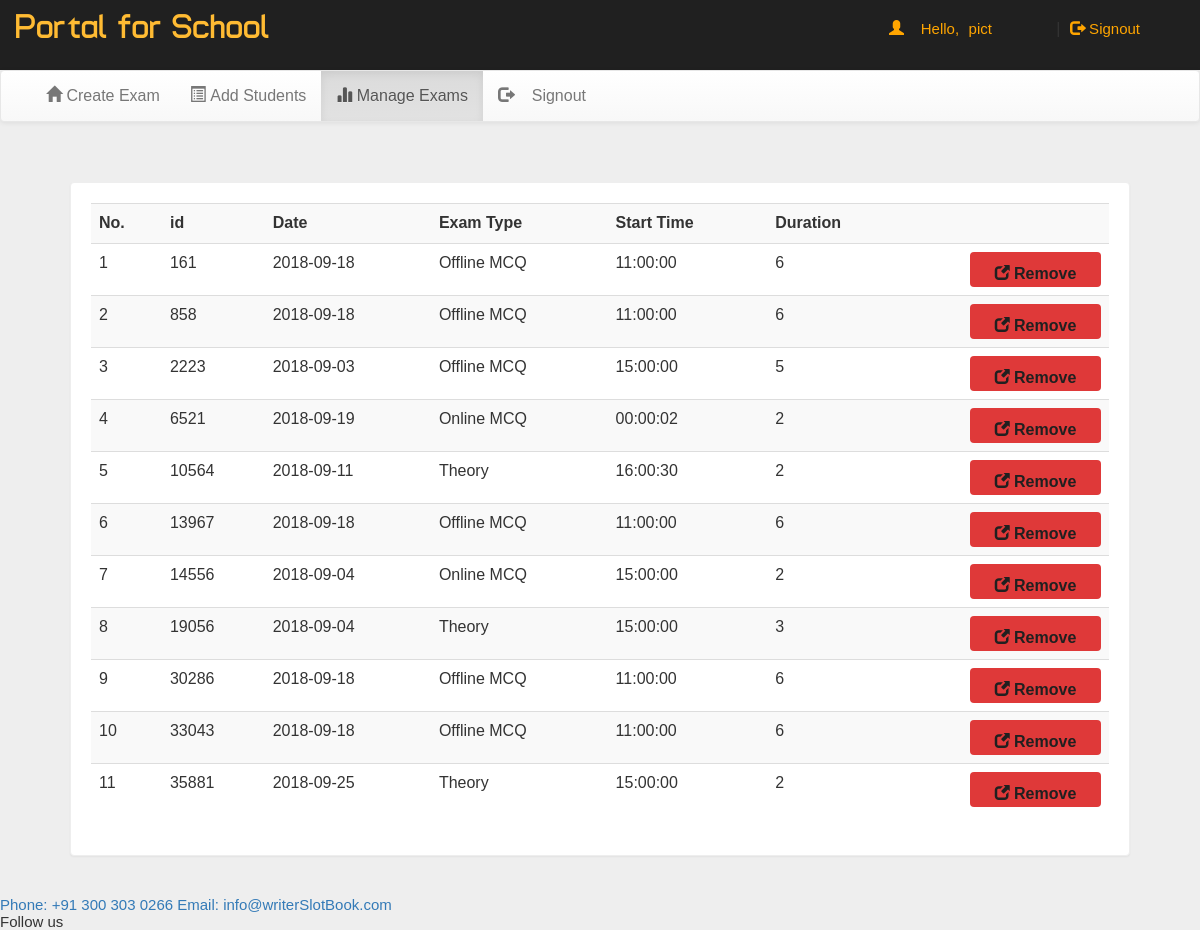
Page /exam/School_Portal.php?q=3 (signed in) on the committed database.
### tables this page shows
CREATE TABLE `Exam` (
  `id` int(11) NOT NULL,
  `date` date DEFAULT NULL,
  `username` varchar(20) DEFAULT NULL,
  `flag_full` int(11) DEFAULT NULL,
  `type` varchar(20) DEFAULT NULL,
  `start_time` time DEFAULT NULL,
  `duration` float DEFAULT NULL,
  PRIMARY KEY (`id`),
  KEY `username` (`username`),
  CONSTRAINT `Exam_ibfk_1` FOREIGN KEY (`username`) REFERENCES `School` (`username`) ON DELETE CASCADE
);

### exam/School_Portal.php (the view, shortened to what this page needs)
<?php
    if(!(isset($_SESSION['userId']))){
       header('location: http://localhost/clever/index.php');
    }
    else
    {
    $username = $_SESSION['userId'];
    require_once '../actions/db_connect.php';
    echo '<span class="pull-right top title1" ><span class="log1"><span class="glyphicon glyphicon-user" aria-hidden="true"></span>&nbsp;&nbsp;&nbsp;&nbsp;Hello,</span> <a href="School_Portal.php?q=1" class="log log1">'.$username.'</a>&nbsp;|&nbsp;<a href="logout.php" class="log"><span class="glyphicon glyphicon-log-out" aria-hidden="true"></span>&nbsp;Signout</button></a></span>';
    }
 ?>
<!DOCTYPE html PUBLIC "-//W3C//DTD XHTML 1.0 Transitional//EN" "http://www.w3.org/TR/xhtml1/DTD/xhtml1-transitional.dtd">
<html xmlns="http://www.w3.org/1999/xhtml">
<head>
<link  rel="stylesheet" href="css/bootstrap.min.css"/>
 <link  rel="stylesheet" href="css/bootstrap-theme.min.css"/>
 <link rel="stylesheet" href="css/main.css">
 <link rel="stylesheet" href="css/popup.css">
 <link  rel="stylesheet" href="css/font.css">
</head>
<?php
require_once '../actions/db_connect.php';
?>
<body>
<div class="header">
<div class="row">
<div class="col-lg-6">
<span class="logo">Portal for School</span></div>
<div class="col-md-4 col-md-offset-2">
</div>
</div></div>
<div class="bg">
<nav class="navbar navbar-default title1">
  <div class="container-fluid">
    <div class="collapse navbar-collapse" id="bs-example-navbar-collapse-1">
      <ul class="nav navbar-nav">
        <li <?php if(@$_GET['q']==1) echo'class="active"'; ?> ><a href="School_Portal.php?q=1"><span class="glyphicon glyphicon-home" aria-hidden="true"></span>&nbsp;Create Exam<span class="sr-only">(current)</span></a></li>
        <li <?php if(@$_GET['q']==2) echo'class="active"'; ?>><a href="School_Portal.php?q=2"><span class="glyphicon glyphicon-list-alt" aria-hidden="true"></span>&nbsp;Add Students</a></li>
		<li <?php if(@$_GET['q']==3) echo'class="active"'; ?>><a href="School_Portal.php?q=3"><span class="glyphicon glyphicon-stats" aria-hidden="true"></span>&nbsp;Manage Exams</a></li>
		<li class="pull-right"> <a href="logout.php?q=School_Portal.php"><span class="glyphicon glyphicon-log-out" aria-hidden="true"></span>&nbsp;&nbsp;&nbsp;&nbsp;Signout</a></li>
		</ul>
      </div>
  </div>
</nav>
<div class="container">
<div class="row">
<div class="col-md-12">
<?php
if(@$_GET['q']== 3)
{
  ?>
  <div class="panel"><div class="table-responsive">
  <form action="" method="post">
  <table class="table table-striped title1">
  <tr>
  <td><b>No.</b></td>
  <td><b>id</b></td>
  <td><b>Date</b></td>
  <td><b>Exam Type</b></td>
  <td><b>Start Time</b></td>
  <td><b>Duration</b></td>
  <td></td>
  </tr>
  <?php
  $c=1;
  $result = $connect->query("SELECT * FROM Exam where username='$username'") or die('Error');
  while($row = mysqli_fetch_array($result))
  {
    $id = $row['id'];
    $date = $row['date'];
    $type = $row['type'];
    $start_time= $row['start_time'];
    $duration= $row['duration'];
    echo '
    <tr><td>'.$c.'</td><td>'.$id.'</td><td>'.$date.'</td><td>'.$type.'</td><td>'.$start_time.'</td><td>'.$duration.'</td>
    <td><b><button type="submit" value='.$id.' name="Submit_'.$id.'" class="pull-right btn sub1" style="width:70%;margin:0px;background:#df3939"><span class="glyphicon glyphicon-new-window" aria-hidden="true"></span>&nbsp;<span class="title1"><b>Remove</b></span></a></b></button></td></tr>';
    $c++;
  }
  echo '</table></form></div></div>';
}
?>
</div></div></div></div>
</body>
</html>
<?php require_once '../includes/footer.php' ?>

### includes/footer.php (shortened to what this page needs)
<footer class="footer-area">
    <div class="bottom-footer-area d-flex justify-content-between align-items-center">
        <div class="contact-info">
            <a href="#"><span>Phone:</span> +91 300 303 0266</a>
            <a href="#"><span>Email:</span> info@writerSlotBook.com</a>
        </div>
        <div class="follow-us">
            <span>Follow us</span>
        </div>
    </div>
</footer>

### exam/css/main.css (style rules this page uses)
body { overflow-x:hidden; width:100%; font: 15px "Century Gothic", "Times Roman", sans-serif; background:#eee; min-height:550px; background-attachment:fixed; }
.bg { min-height:540px; }
.panel { border-color:#eee; margin:40px; padding:20px; font: 15px "Century Gothic", "Times Roman", sans-serif; }
.header { background:#202020; height:70px; }
.logo { font-family:'typo'; font-size:35px; color:#ffbb33; margin:15px; }
.title1 { font: 16px "Century Gothic", "Times Roman", sans-serif; }
.sub1 { width:90px; color:#202020; background:orange; font-size:15px; height:35px; margin:20px; padding:10px; width:100px; }
.top { margin-top:20px; }
.log1 { font: 15px 'Ubuntu', sans-serif; color:orange; margin-left:10px; }
.log { margin:10px; margin-right:60px; margin-left:5px; color:orange; text-decoration:none; font-size:20px; font-size:15px; }

### exam/css/popup.css (style rules this page uses)
body { font-family: Arial, sans-serif; height: 100vh; }

### rows in the picture
exam: id "161", date "2018-09-18", type "Offline MCQ", start_time "11:00:00", duration "6"
exam: id "858", date "2018-09-18", type "Offline MCQ", start_time "11:00:00", duration "6"
exam: id "2223", date "2018-09-03", type "Offline MCQ", start_time "15:00:00", duration "5"
exam: id "6521", date "2018-09-19", type "Online MCQ", start_time "00:00:02", duration "2"
exam: id "10564", date "2018-09-11", type "Theory", start_time "16:00:30", duration "2"
exam: id "13967", date "2018-09-18", type "Offline MCQ", start_time "11:00:00", duration "6"
exam: id "14556", date "2018-09-04", type "Online MCQ", start_time "15:00:00", duration "2"
exam: id "19056", date "2018-09-04", type "Theory", start_time "15:00:00", duration "3"
exam: id "30286", date "2018-09-18", type "Offline MCQ", start_time "11:00:00", duration "6"
exam: id "33043", date "2018-09-18", type "Offline MCQ", start_time "11:00:00", duration "6"
exam: id "35881", date "2018-09-25", type "Theory", start_time "15:00:00", duration "2"

### other values in the picture
$username "pict"
